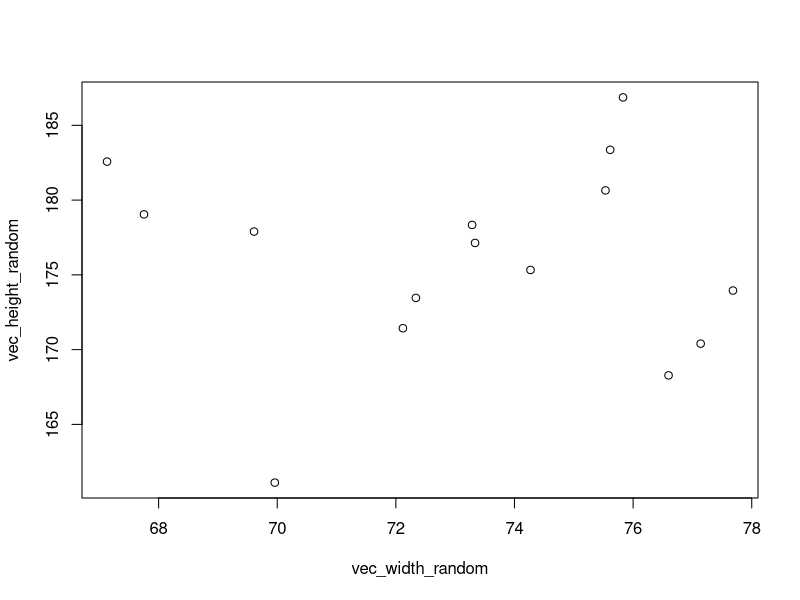
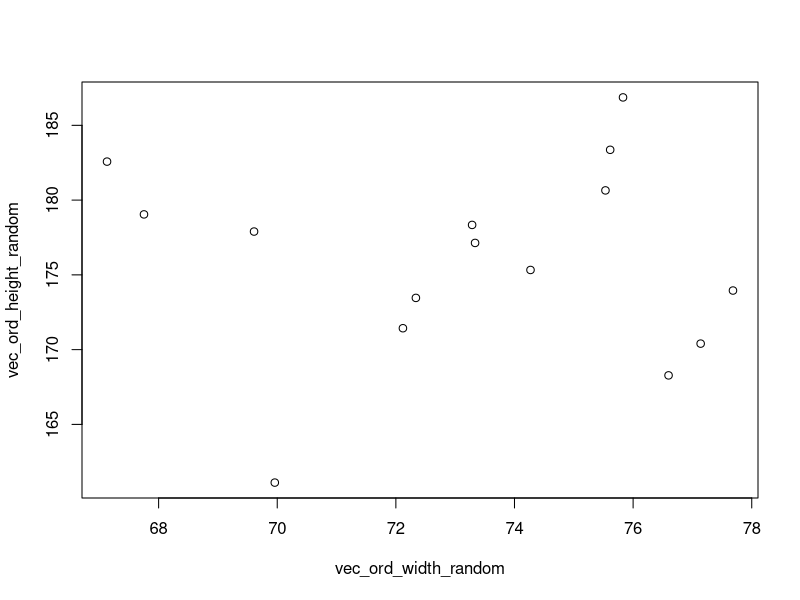
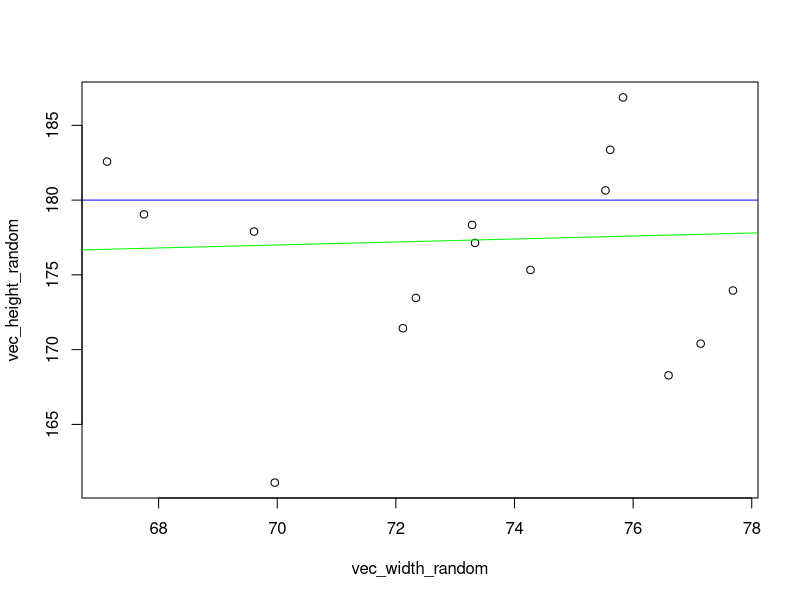

Reproduce these figures in R, in order.
## ---- chunk 1
#| label: demoplot
set.seed(1902)
n_nr_obs <- 15
vec_width_random <- rnorm(n_nr_obs, mean = 73, sd = 2.5)
vec_height_random <- rnorm(n_nr_obs, mean = 175, sd = 7.9)
plot(vec_width_random, vec_height_random)
## ---- chunk 2
vec_order_random <- order(vec_width_random)
vec_ord_width_random <- vec_width_random[vec_order_random]
vec_ord_height_random <- vec_height_random[vec_order_random]
plot(vec_ord_width_random, vec_ord_height_random)
## ---- chunk 3
plot(vec_width_random, vec_height_random)
abline(180, 0, col="blue")
abline(170, 0.1, col = "green")
